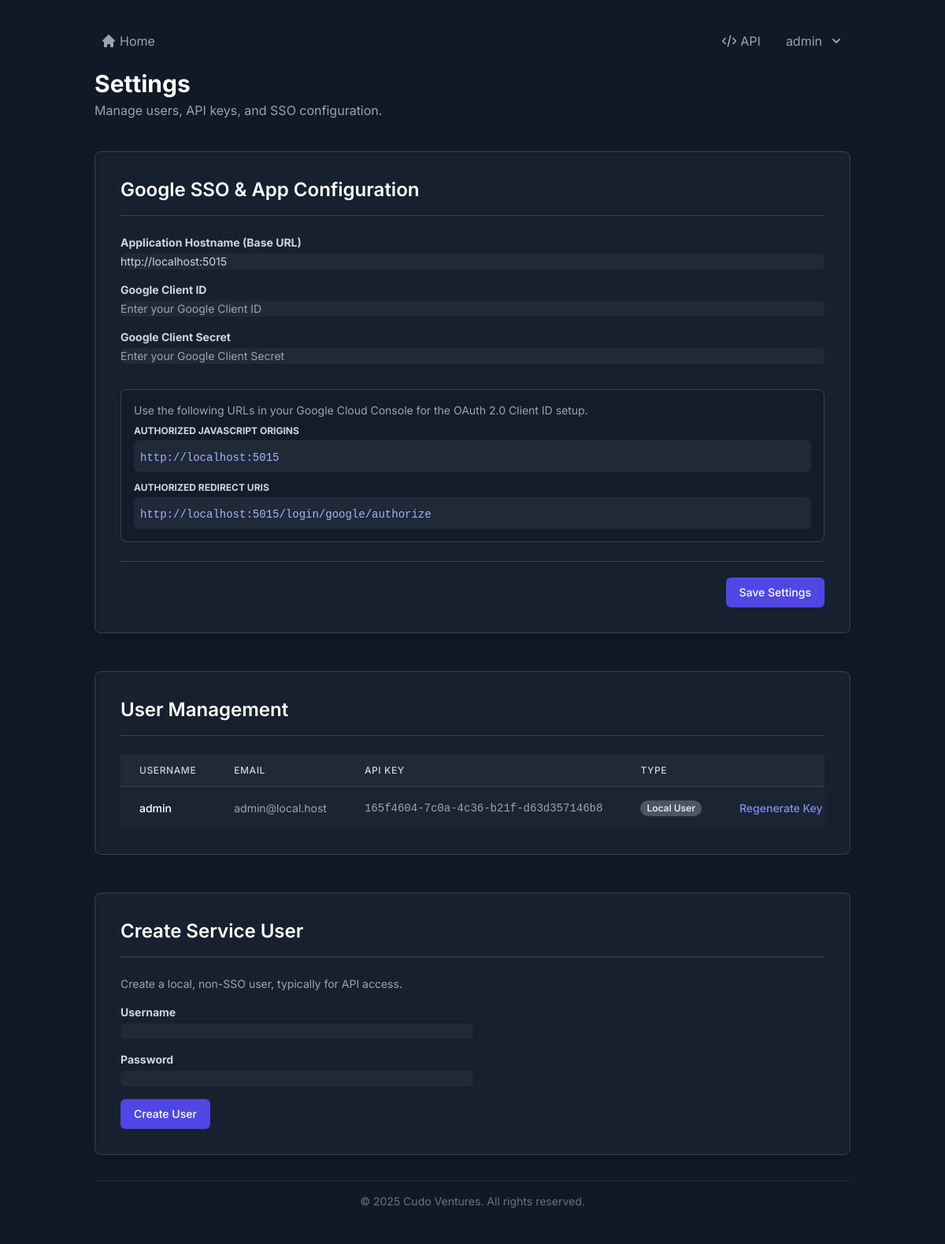
/settings (signed in), run on the app's committed database.
### handover_app/models.py (models this page shows, shortened)
class User(UserMixin, db.Model):
    id = db.Column(db.Integer, primary_key=True)
    username = db.Column(db.String(80), unique=True, nullable=False)
    email = db.Column(db.String(120), unique=True, nullable=True)
    password_hash = db.Column(db.String(256), nullable=True) # Nullable for SSO users
    api_key = db.Column(db.String(36), unique=True, nullable=True)
    is_sso_user = db.Column(db.Boolean, default=False, nullable=False)

class Setting(db.Model):
    key = db.Column(db.String(50), primary_key=True)
    value = db.Column(db.String(200), nullable=False)

### handover_app/routes.py (the view)
@bp.route('/settings', methods=['GET'])
@login_required
def settings():
    users = User.query.all()
    app_hostname = current_app.config.get('APP_HOSTNAME', '')
    google_redirect_uri = f"{app_hostname.rstrip('/')}{url_for('auth.google_authorize')}"
    google_client_id = current_app.config.get('GOOGLE_CLIENT_ID', '')
    google_client_secret = current_app.config.get('GOOGLE_CLIENT_SECRET', '')
    return render_template('settings.html',
                           users=users,
                           google_redirect_uri=google_redirect_uri,
                           app_hostname=app_hostname,
                           google_client_id=google_client_id,
                           google_client_secret=google_client_secret)

### templates/settings.html (shortened to what this page needs)
{% extends "base.html" %}
{% block content %}
<header class="mb-10">
    <h1 class="text-3xl font-bold text-white">Settings</h1>
    <p class="text-gray-400 mt-1">Manage users, API keys, and SSO configuration.</p>
</header>
<div class="space-y-12">
    <form action="{{ url_for('handover.update_settings') }}" method="post">
        <div class="bg-gray-800/50 border border-gray-700 p-8 rounded-lg shadow-lg">
            <h2 class="text-2xl font-semibold text-white mb-6 border-b border-gray-700 pb-4">Google SSO & App Configuration</h2>
            <div class="space-y-4">
                <div>
                    <label for="app_hostname" class="block text-sm font-bold text-gray-300">Application Hostname (Base URL)</label>
                    <input type="text" name="app_hostname" id="app_hostname" value="{{ app_hostname }}" class="form-input mt-1 block w-full rounded-md shadow-sm sm:text-sm" placeholder="e.g., https://myapp.example.com">
                </div>
                 <div>
                    <label for="google_client_id" class="block text-sm font-bold text-gray-300">Google Client ID</label>
                    <input type="text" name="google_client_id" id="google_client_id" value="{{ google_client_id }}" class="form-input mt-1 block w-full rounded-md shadow-sm sm:text-sm" placeholder="Enter your Google Client ID">
                </div>
                <div>
                    <label for="google_client_secret" class="block text-sm font-bold text-gray-300">Google Client Secret</label>
                    <input type="password" name="google_client_secret" id="google_client_secret" value="{{ google_client_secret }}" class="form-input mt-1 block w-full rounded-md shadow-sm sm:text-sm" placeholder="Enter your Google Client Secret">
                </div>
            </div>
            <div class="mt-8 p-4 bg-gray-900/50 rounded-lg border border-gray-700">
                <p class="text-sm text-gray-400 mb-2">
                    Use the following URLs in your Google Cloud Console for the OAuth 2.0 Client ID setup.
                </p>
                <div class="space-y-3">
                    <div>
                        <label class="block text-xs font-bold text-gray-300 uppercase">Authorized JavaScript origins</label>
                        <div class="mt-1 p-2 bg-gray-800 rounded-md">
                            <code class="text-indigo-300 font-mono text-sm">{{ app_hostname }}</code>
                        </div>
                    </div>
                    <div>
                        <label class="block text-xs font-bold text-gray-300 uppercase">Authorized redirect URIs</label>
                         <div class="mt-1 p-2 bg-gray-800 rounded-md">
                            <code class="text-indigo-300 font-mono text-sm">{{ google_redirect_uri }}</code>
                        </div>
                    </div>
                </div>
            </div>
            <div class="mt-6 pt-5 border-t border-gray-700 flex justify-end">
                <button type="submit" class="inline-flex justify-center py-2 px-4 border border-transparent shadow-sm text-sm font-medium rounded-md text-white bg-indigo-600 hover:bg-indigo-700">
                    Save Settings
                </button>
            </div>
        </div>
    </form>
    <div class="bg-gray-800/50 border border-gray-700 p-8 rounded-lg shadow-lg">
        <h2 class="text-2xl font-semibold text-white mb-6 border-b border-gray-700 pb-4">User Management</h2>
        <div class="overflow-x-auto">
            <table class="min-w-full divide-y divide-gray-700">
                <thead class="bg-gray-800">
                    <tr>
                        <th scope="col" class="px-6 py-3 text-left text-xs font-medium text-gray-300 uppercase tracking-wider">Username</th>
                        <th scope="col" class="px-6 py-3 text-left text-xs font-medium text-gray-300 uppercase tracking-wider">Email</th>
                        <th scope="col" class="px-6 py-3 text-left text-xs font-medium text-gray-300 uppercase tracking-wider">API Key</th>
                        <th scope="col" class="px-6 py-3 text-left text-xs font-medium text-gray-300 uppercase tracking-wider">Type</th>
                        <th scope="col" class="relative px-6 py-3"><span class="sr-only">Actions</span></th>
                    </tr>
                </thead>
                <tbody class="bg-gray-800/50 divide-y divide-gray-700">
                    {% for user in users %}
                    <tr>
                        <td class="px-6 py-4 whitespace-nowrap text-sm font-medium text-white">{{ user.username }}</td>
                        <td class="px-6 py-4 whitespace-nowrap text-sm text-gray-400">{{ user.email or 'N/A' }}</td>
                        <td class="px-6 py-4 whitespace-nowrap text-sm text-gray-400 font-mono">{{ user.api_key or 'No Key' }}</td>
                        <td class="px-6 py-4 whitespace-nowrap text-sm">
                            {% if user.is_sso_user %}
                                <span class="px-2 inline-flex text-xs leading-5 font-semibold rounded-full bg-blue-500/20 text-blue-300">SSO User</span>
                            {% else %}
                                <span class="px-2 inline-flex text-xs leading-5 font-semibold rounded-full bg-gray-600 text-gray-200">Local User</span>
                            {% endif %}
                        </td>
                        <td class="px-6 py-4 whitespace-nowrap text-right text-sm font-medium space-x-2">
                            <form action="{{ url_for('handover.regenerate_api_key', user_id=user.id) }}" method="post" class="inline">
                                <button type="submit" class="text-indigo-400 hover:text-indigo-300">Regenerate Key</button>
                            </form>
                        </td>
                    </tr>
                    {% endfor %}
                </tbody>
            </table>
        </div>
    </div>
    <div class="bg-gray-800/50 border border-gray-700 p-8 rounded-lg shadow-lg">
        <h2 class="text-2xl font-semibold text-white mb-6 border-b border-gray-700 pb-4">Create Service User</h2>
        <p class="text-sm text-gray-400 mb-4">Create a local, non-SSO user, typically for API access.</p>
        <form action="{{ url_for('handover.create_user') }}" method="post" class="max-w-md space-y-4">
            <div>
                <label for="username" class="block text-sm font-bold text-gray-300">Username</label>
                <input type="text" name="username" id="username" required class="form-input mt-1 block w-full rounded-md shadow-sm sm:text-sm">
            </div>
            <div>
                <label for="password" class="block text-sm font-bold text-gray-300">Password</label>
                <input type="password" name="password" id="password" required class="form-input mt-1 block w-full rounded-md shadow-sm sm:text-sm">
            </div>
            <div>
                <button type="submit" class="inline-flex justify-center py-2 px-4 border border-transparent shadow-sm text-sm font-medium rounded-md text-white bg-indigo-600 hover:bg-indigo-700">Create User</button>
            </div>
        </form>
    </div>
</div>
{% endblock %}

### templates/base.html (shortened to what this page needs)
<!DOCTYPE html>
<html lang="en" class="h-full">
<head>
    <script src="https://cdn.tailwindcss.com"></script>
</head>
<body class="bg-gray-900 text-gray-300">
    <div class="container mx-auto p-4 sm:p-6 lg:p-8">
        <div class="flex justify-between items-center mb-4">
            <div>
                <a href="{{ url_for('handover.index') }}" class="text-gray-400 hover:text-white inline-flex items-center p-2 rounded-md hover:bg-gray-700/50">
                    <svg xmlns="http://www.w3.org/2000/svg" class="h-5 w-5 mr-1" viewBox="0 0 20 20" fill="currentColor">
                      <path d="M10.707 2.293a1 1 0 00-1.414 0l-7 7a1 1 0 001.414 1.414L4 10.414V17a1 1 0 001 1h2a1 1 0 001-1v-2a1 1 0 011-1h2a1 1 0 011 1v2a1 1 0 001 1h2a1 1 0 001-1v-6.586l.293.293a1 1 0 001.414-1.414l-7-7z" />
                    </svg>
                    Home
                </a>
            </div>
            <div class="flex items-center space-x-4">
                <a href="{{ url_for('handover.api_docs') }}" class="text-gray-400 hover:text-white inline-flex items-center p-2 rounded-md hover:bg-gray-700/50">
                    <svg xmlns="http://www.w3.org/2000/svg" class="h-5 w-5 mr-1" fill="none" viewBox="0 0 24 24" stroke="currentColor">
                        <path stroke-linecap="round" stroke-linejoin="round" stroke-width="2" d="M10 20l4-16m4 4l4 4-4 4M6 16l-4-4 4-4" />
                    </svg>
                    API
                </a>
                {% if current_user.is_authenticated %}
                <div x-data="{ open: false }" class="relative">
                    <button @click="open = !open" class="flex items-center text-gray-400 hover:text-white p-2 rounded-md hover:bg-gray-700/50">
                        <span class="mr-2">{{ current_user.username }}</span>
                        <svg xmlns="http://www.w3.org/2000/svg" class="h-5 w-5" viewBox="0 0 20 20" fill="currentColor">
                          <path fill-rule="evenodd" d="M5.293 7.293a1 1 0 011.414 0L10 10.586l3.293-3.293a1 1 0 111.414 1.414l-4 4a1 1 0 01-1.414 0l-4-4a1 1 0 010-1.414z" clip-rule="evenodd" />
                        </svg>
                    </button>
                </div>
                {% endif %}
            </div>
        </div>
        {% block content %}{% endblock %}
        <footer class="text-center text-sm text-gray-500 mt-8 py-4 border-t border-gray-800">
            <p>&copy; 2025 Cudo Ventures. All rights reserved.</p>
        </footer>
    </div>
</body>
</html>

### templates/base.html (style rules this page uses)
body { font-family: 'Inter', sans-serif; }
.container { max-width: 1024px; }
.form-input, .form-select, .form-textarea, .table-input, .table-select { background-color: #1F2937; border-color: #4B5563; color: #D1D5DB; }

### data on the page
User: username "admin", email "admin@local.host", api_key "165f4604-7c0a-4c36-b21f-d63d357146b8", is_sso_user "Local User"
Setting: app_hostname "http://localhost:5015", value "http://localhost:5015"

### other printed values
{{ google_redirect_uri }} "http://localhost:5015/login/google/authorize"
